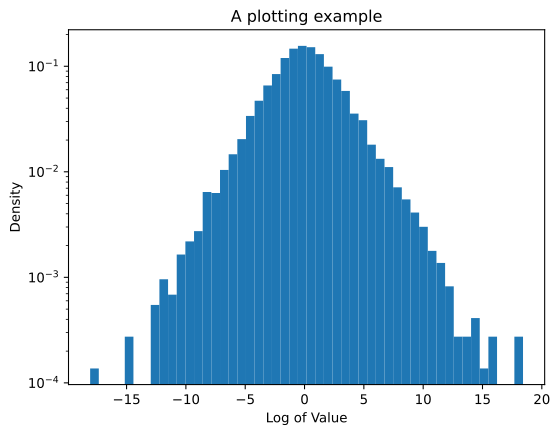

Write Python code to recreate this figure.
import matplotlib.pyplot as plt
import pyarts3 as pa
import numpy as np

plt.hist(np.log(pa.arts.random.fisher_f_distribution(10000, 1.0, 1.0)), bins=50, density=True)
plt.title("A plotting example")
plt.xlabel("Log of Value")
plt.ylabel("Density")
plt.yscale("log")
